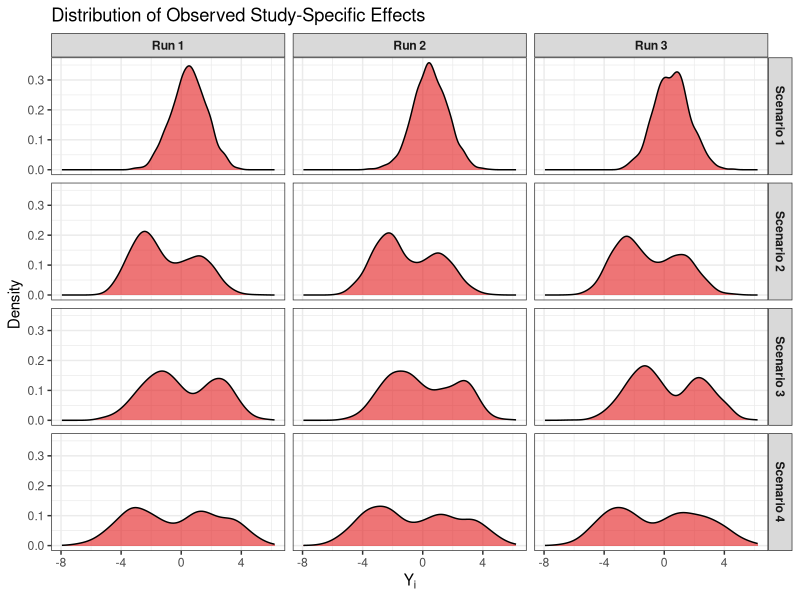
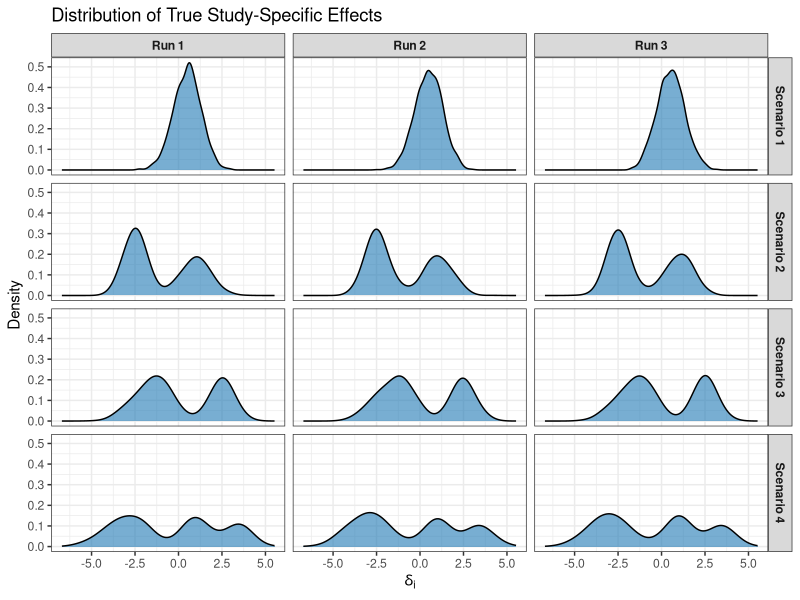

Write the R code that produced these figures, in order.
## ---- chunk 1
knitr::opts_chunk$set(echo = TRUE)
## ---- chunk 2

generate_mrem_data <- function(K, G, pi_g, mu_g, tau2_g,
                               s2_min = 0.5, s2_max = 1) {
  
  # ---- Check Inputs ----
  if (length(pi_g) != G || length(mu_g) != G || length(tau2_g) != G) {
    stop("Lengths of pi_g, mu_g, and tau2_g must all equal G.")
  }
  
  if (abs(sum(pi_g) - 1) > 1e-6) {
    stop("Mixing proportions pi_g must sum to 1.")
  }
  
  # ---- Step 1: Generate component membership z_i ----
  z_i <- sample(seq_len(G), size = K, replace = TRUE, prob = pi_g)
  
  # ---- Step 2: Generate true effect sizes δ*_i ----
  delta_i <- sapply(z_i, function(g) {
    rnorm(1, mean = mu_g[g], sd = sqrt(tau2_g[g]))
  })
  
  # ---- Step 3: Generate within-study variances s_i² ----
  s2_i <- runif(K, min = s2_min, max = s2_max)
  
  # ---- Step 4: Generate observed effect sizes Y_i ----
  Y_i <- rnorm(K, mean = delta_i, sd = sqrt(s2_i))
  
  # ---- Step 5: Return dataset ----
  data.frame(
    study = seq_len(K),
    component = z_i,
    delta_true = delta_i,
    s2 = s2_i,
    Y = Y_i
  )
}
## ---- chunk 3
scenarios <- list(
  
  list(
    paper_id = 1,
    G = 1,
    pi_g  = c(1),
    mu_g  = c(0.5),
    tau2_g = c(0.8^2)
  ),
  
  list(
    paper_id = 2,
    G = 2,
    pi_g  = c(0.56, 0.44),
    mu_g  = c(-2.5, 1),
    tau2_g = c(0.6^2, 0.8^2)
  ),
  
  list(
    paper_id = 3,
    G = 3,
    pi_g  = c(0.2, 0.4, 0.4),
    mu_g  = c(-2.5, -1, 2.5),
    tau2_g = c(0.7^2, 0.7^2, 0.6^2)
  ),
  
  list(
    paper_id = 4,
    G = 4,
    pi_g  = c(0.2, 0.3, 0.3, 0.2),
    mu_g  = c(-4, -2.5, 1, 3.5),
    tau2_g = c(0.8^2, 0.8^2, 0.6^2, 0.6^2)
  )
)
## ---- chunk 4
library(ggplot2)
library(dplyr)

set.seed(315)

K_vis  <- 1500
n_runs <- 3

all_vis_data <- list()

for (sc in scenarios) {
  
  for (r in 1:n_runs) {
    
    dat <- generate_mrem_data(
      K = K_vis,
      G = sc$G,
      pi_g = sc$pi_g,
      mu_g = sc$mu_g,
      tau2_g = sc$tau2_g
    )
    
    vis_df <- data.frame(
      delta_true = dat$delta_true,
      Y = dat$Y,
      scenario = paste0("Scenario ", sc$paper_id),
      run = paste0("Run ", r)
    )
    
    all_vis_data[[length(all_vis_data) + 1]] <- vis_df
  }
}

plot_data <- bind_rows(all_vis_data)


## ---- chunk 5
ggplot(plot_data, aes(x = Y)) +
  geom_density(fill = "#e31a1c", alpha = 0.6) +
  facet_grid(scenario ~ run) +
  labs(x = expression(Y[i]),
       y = "Density",
       title = "Distribution of Observed Study-Specific Effects") +
  theme_bw() +
  theme(strip.text = element_text(face = "bold"))


## ---- chunk 6
ggplot(plot_data, aes(x = delta_true)) +
  geom_density(fill = "#1f78b4", alpha = 0.6) +
  facet_grid(scenario ~ run) +
  labs(x = expression(delta[i]),
       y = "Density",
       title = "Distribution of True Study-Specific Effects") +
  theme_bw() +
  theme(strip.text = element_text(face = "bold"))

